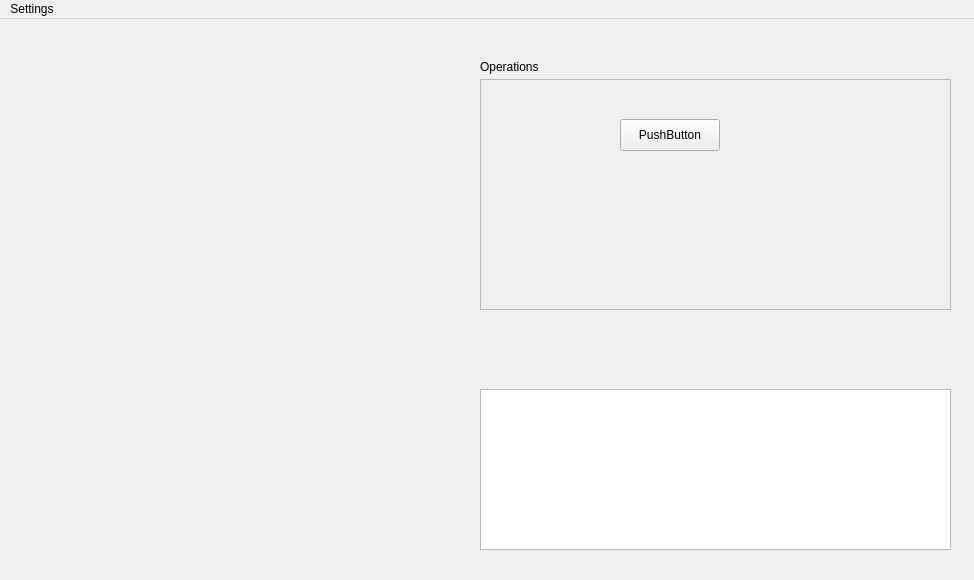
<?xml version="1.0" encoding="UTF-8"?>
<ui version="4.0">
 <class>MainWindow</class>
 <widget class="QMainWindow" name="MainWindow">
  <property name="geometry">
   <rect>
    <x>0</x>
    <y>0</y>
    <width>974</width>
    <height>580</height>
   </rect>
  </property>
  <property name="windowTitle">
   <string>MainWindow</string>
  </property>
  <widget class="QWidget" name="centralwidget">
   <widget class="QPlainTextEdit" name="plainTextEdit">
    <property name="geometry">
     <rect>
      <x>480</x>
      <y>370</y>
      <width>471</width>
      <height>161</height>
     </rect>
    </property>
   </widget>
   <widget class="QFrame" name="frame">
    <property name="geometry">
     <rect>
      <x>480</x>
      <y>60</y>
      <width>471</width>
      <height>231</height>
     </rect>
    </property>
    <property name="frameShape">
     <enum>QFrame::Shape::StyledPanel</enum>
    </property>
    <property name="frameShadow">
     <enum>QFrame::Shadow::Raised</enum>
    </property>
    <widget class="QPushButton" name="pushButton">
     <property name="geometry">
      <rect>
       <x>140</x>
       <y>40</y>
       <width>100</width>
       <height>32</height>
      </rect>
     </property>
     <property name="text">
      <string>PushButton</string>
     </property>
    </widget>
   </widget>
   <widget class="QLabel" name="label">
    <property name="geometry">
     <rect>
      <x>480</x>
      <y>40</y>
      <width>71</width>
      <height>16</height>
     </rect>
    </property>
    <property name="text">
     <string>Operations</string>
    </property>
   </widget>
   <zorder>frame</zorder>
   <zorder>plainTextEdit</zorder>
   <zorder>label</zorder>
  </widget>
  <widget class="QMenuBar" name="menuBar">
   <property name="geometry">
    <rect>
     <x>0</x>
     <y>0</y>
     <width>974</width>
     <height>30</height>
    </rect>
   </property>
   <widget class="QMenu" name="menuSettings">
    <property name="title">
     <string>Settings</string>
    </property>
   </widget>
   <addaction name="menuSettings"/>
  </widget>
 </widget>
 <resources/>
 <connections/>
</ui>
